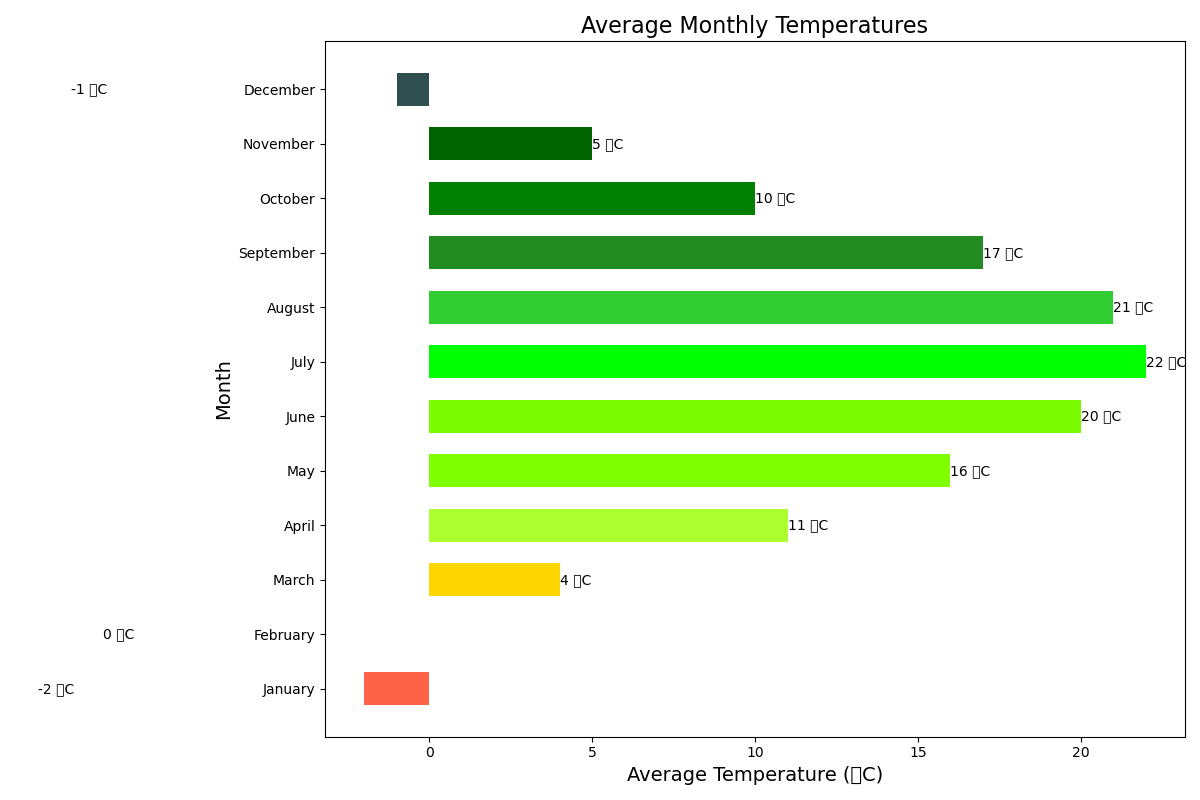

This chart was generated by the following Python code:

import matplotlib.pyplot as plt

# Data
months = ['January', 'February', 'March', 'April', 'May', 'June', 'July', 'August', 'September', 'October', 'November', 'December']
average_temperature = [-2, 0, 4, 11, 16, 20, 22, 21, 17, 10, 5, -1]

# Create horizontal bar chart
fig, ax = plt.subplots(figsize=(12, 8))  # Change width and height of the chart
bars = ax.barh(months, average_temperature, height=0.6, color=['#FF6347', '#FF4500', '#FFD700', '#ADFF2F', '#7FFF00', '#7CFC00', '#00FF00', '#32CD32', '#228B22', '#008000', '#006400', '#2F4F4F'])

# Customizing the plot
ax.set_title('Average Monthly Temperatures', fontsize=16)  # Change topic and headline
ax.set_xlabel('Average Temperature (°C)', fontsize=14)
ax.set_ylabel('Month', fontsize=14)

# Set bar labels to show the temperature values
for bar in bars:
    width = bar.get_width()
    label_x_pos = width if width > 0 else width - 10  # Adjust label position based on positive or negative values
    ax.text(label_x_pos, bar.get_y() + bar.get_height()/2, f'{width} °C', va='center')

# Show the plot
plt.tight_layout()
plt.show()
